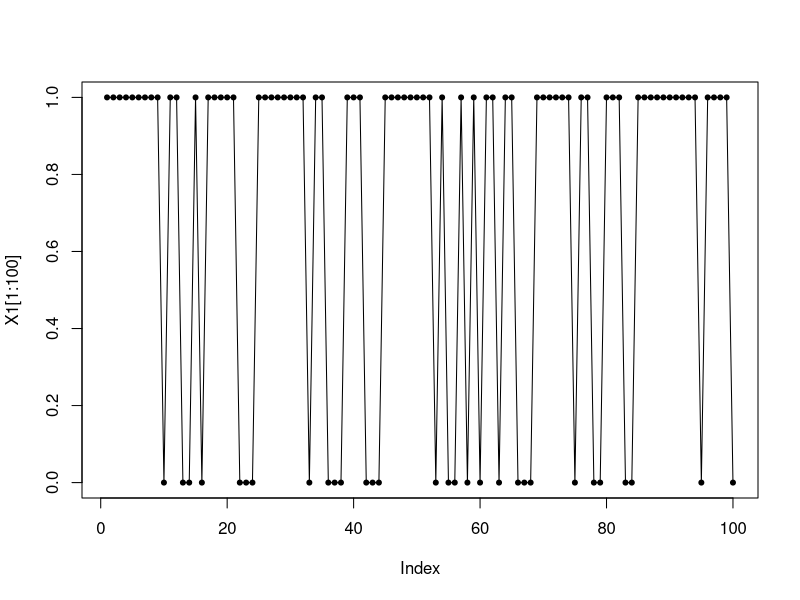
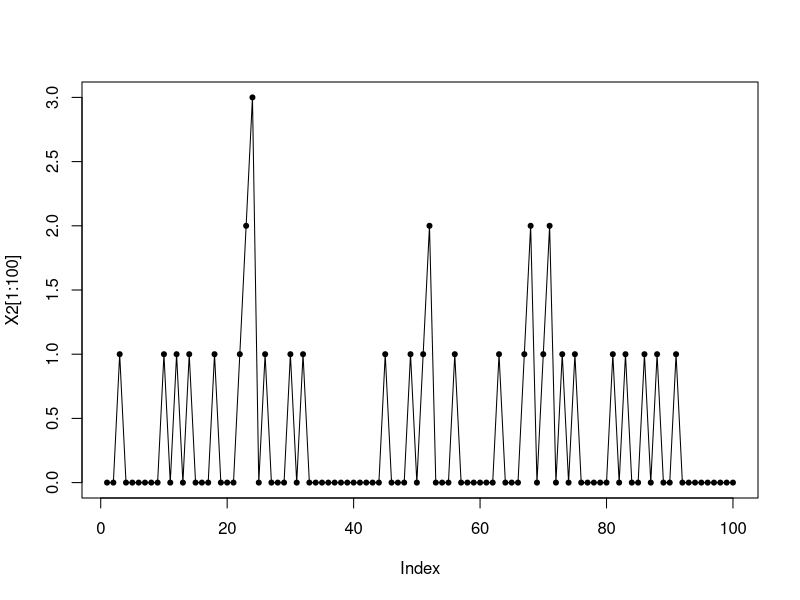
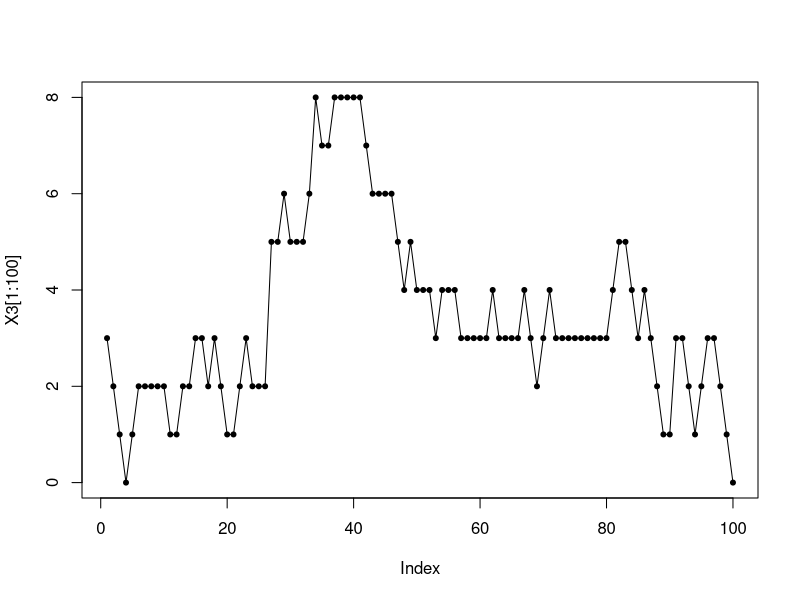
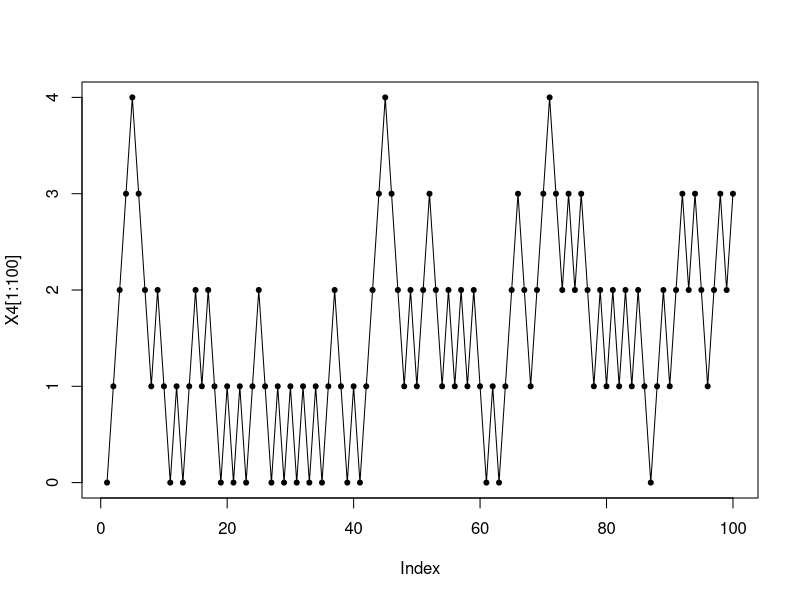

The R source for these figures, in order:
# Simulación de cadenas de Markov homogéneas
# 18/05/20

# Para simular cadenas de Markov necesitamos saber:
#   El espacio de estados: E.
#   Las probabilidades de transición: P

# Primero vamos a simular cdM con las matrices de transición
# La siguiente función recibe
#   n: número de pasos a simular
#   E : el conjunto de estados
#   P: matriz de transición
# Vamos a regresar un vector X con la simulación de la cadena
simular_con_matriz <- function(n, E, P){
    x0 <- sample(x = E, size = 1)
    X <- c(x0)
    for(i in 1:n){
        edo.actual <- which(E == X[i])
        X[i+1] <- sample(x = E, size = 1, prob = P[edo.actual, ])
    }
    return(X)
}

# La cadena cadena de Markov más sencilla es la de 2 estados E = {0,1} con
# P_01 = p y P_10 = q
P1 <- matrix(
    data = c(
        1/3, 2/3,
        1/3, 2/3
    ),
    nrow = 2, byrow = TRUE
)
E1 <- c(0,1)
X1 <- simular_con_matriz(n = 1e5, E = E1, P = P1)
# Vemos los primeros 100 pasos, incluyendo el paso 0
plot(X1[1:100], pch = 20, type = "o")
# En este caso la proporción de pasos que la cadena estuvo en el estado 0
# se aproxima bastante bien a lo que diría la distribución estacionaria
mean(X1 == 0)
mean(X1 == 1)

# Ahora vamos a simular la cadena de rachas
# Recordemos que en esta cadena podemos avanzar de i a i+1 o podemos ir de i a 0
# P(i, i+1) = p = 1 - P(i, 0)

cadena_de_rachas <- function(n, p){
    x0 <- 0
    X <- numeric(length = n+1)
    X[1] <- x0
    for(i in 1:n){
        X[i+1] <- ifelse(runif(n = 1) < p, X[i] + 1, 0)
    }
    return(X)
}

X2 <- cadena_de_rachas(n = 1e5, p = 1/4)
plot(X2[1:100], pch = 20, type = "o")
edos.visitados <- sort(unique(X2))
# Con la siguiente línea se puede calcular el número promedio de pasos que está
# la cadena en cada uno de los estados y, nuevamente, para esta cadena, nos da una buena
# estimación de lo que será su distribución estacionaria
sapply(edos.visitados, function(k) mean(X2 == k) )


# Simularemos la cadena de la fila de espera.
# X_{n+1} = Y_{n+1} si X_n = 0
# X_{n+1} = Y_{n+1} + X_n - 1 si X_n > 0
# Y_n nos dice cuántas personas llegan a la fila en un período de tiempo, mientras
# que X_n nos dice cuántas personas hay en la fila. Y se atiende a un solo cliente por
# período. 
# Consideraremos que Y_n ~ Poisson(lambda)

fila_de_espera <- function(n, lambda, xini){
    X <- numeric(length = n+1)
    X[1] <- xini
    for(i in 1:n){
        if(X[i] == 0){
            X[i+1] <- rpois(n = 1, lambda = lambda)
        } else {
            X[i+1] <- rpois(n = 1, lambda = lambda) + X[i] - 1
        }
    }
    return(X)
}

X3 <- fila_de_espera(n = 1e5, lambda = 1, xini = 3)
plot(X3[1:100], pch = 20, type = "o")
edos.visitados <- sort(unique(X3))

# Cadena de nacimiento y muerte en los naturales con
# P(i,i) = 0
# P(i, i+1) = 1/(i+1)
# P(i, i-1) = 1-1/(i+1)
cadena_nym1 <- function(n){
    X <- numeric(length = n+1)
    X[1] <- 0
    for(i in 1:n){
        # Aquí estoy usando que P(0,-1) = 0. Si P(0,-1) > 0 con la fórmula que demos
        # hay que separar en casos mediante un if-else.
        X[i+1] <- sample(
            x = c(X[i]-1, X[i],X[i]+1), size = 1, 
            prob = c(1-1/(X[i]+1), 0, 1/(X[i]+1))
        )
    }
    return(X)
}

X4 <- cadena_nym1(n = 1e5)
plot(X4[1:100], pch = 20, type = "o")
edos.visitados <- sort(unique(X4))
# Con la siguiente línea se puede calcular el número promedio de pasos que está
# la cadena en cada uno de los estados y, nuevamente, para esta cadena, nos da una buena
# estimación de lo que será su distribución estacionaria
sapply(edos.visitados, function(k) mean(X4 == k) )
